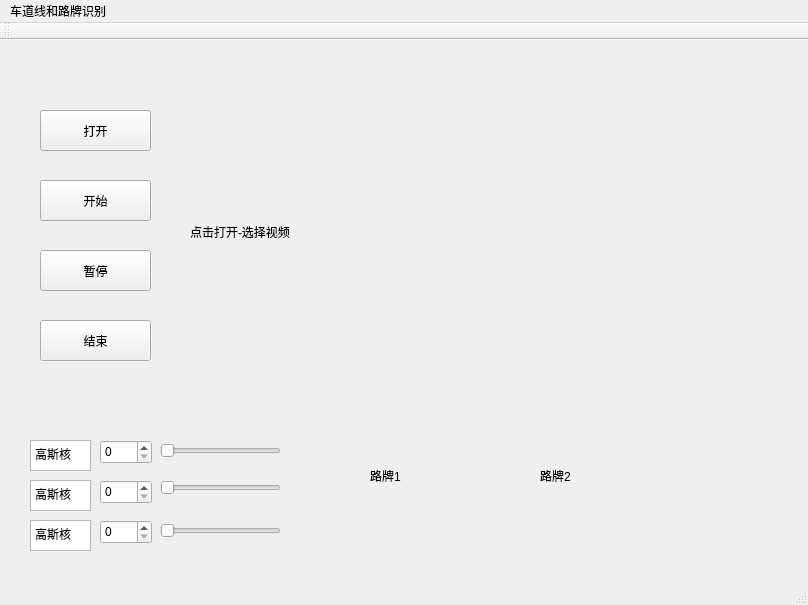
<?xml version="1.0" encoding="UTF-8"?>
<ui version="4.0">
 <class>MainWindow</class>
 <widget class="QMainWindow" name="MainWindow">
  <property name="geometry">
   <rect>
    <x>0</x>
    <y>0</y>
    <width>808</width>
    <height>605</height>
   </rect>
  </property>
  <property name="windowTitle">
   <string>MainWindow</string>
  </property>
  <widget class="QWidget" name="centralWidget">
   <widget class="QLabel" name="label_video">
    <property name="geometry">
     <rect>
      <x>190</x>
      <y>30</y>
      <width>576</width>
      <height>324</height>
     </rect>
    </property>
    <property name="text">
     <string>点击打开-选择视频</string>
    </property>
   </widget>
   <widget class="QPushButton" name="pushButton_start">
    <property name="geometry">
     <rect>
      <x>40</x>
      <y>140</y>
      <width>111</width>
      <height>41</height>
     </rect>
    </property>
    <property name="text">
     <string>开始</string>
    </property>
   </widget>
   <widget class="QPushButton" name="pushButton_open">
    <property name="geometry">
     <rect>
      <x>40</x>
      <y>70</y>
      <width>111</width>
      <height>41</height>
     </rect>
    </property>
    <property name="text">
     <string>打开</string>
    </property>
   </widget>
   <widget class="QPushButton" name="pushButton_pause">
    <property name="geometry">
     <rect>
      <x>40</x>
      <y>210</y>
      <width>111</width>
      <height>41</height>
     </rect>
    </property>
    <property name="text">
     <string>暂停</string>
    </property>
   </widget>
   <widget class="QPushButton" name="pushButton_stop">
    <property name="geometry">
     <rect>
      <x>40</x>
      <y>280</y>
      <width>111</width>
      <height>41</height>
     </rect>
    </property>
    <property name="text">
     <string>结束</string>
    </property>
   </widget>
   <widget class="QSlider" name="horizontalSlider">
    <property name="geometry">
     <rect>
      <x>160</x>
      <y>400</y>
      <width>121</width>
      <height>21</height>
     </rect>
    </property>
    <property name="orientation">
     <enum>Qt::Horizontal</enum>
    </property>
   </widget>
   <widget class="QSlider" name="horizontalSlider_2">
    <property name="geometry">
     <rect>
      <x>160</x>
      <y>440</y>
      <width>121</width>
      <height>16</height>
     </rect>
    </property>
    <property name="orientation">
     <enum>Qt::Horizontal</enum>
    </property>
   </widget>
   <widget class="QSlider" name="horizontalSlider_3">
    <property name="geometry">
     <rect>
      <x>160</x>
      <y>480</y>
      <width>121</width>
      <height>21</height>
     </rect>
    </property>
    <property name="orientation">
     <enum>Qt::Horizontal</enum>
    </property>
   </widget>
   <widget class="QSpinBox" name="spinBox">
    <property name="geometry">
     <rect>
      <x>100</x>
      <y>400</y>
      <width>52</width>
      <height>24</height>
     </rect>
    </property>
   </widget>
   <widget class="QPlainTextEdit" name="plainTextEdit">
    <property name="geometry">
     <rect>
      <x>30</x>
      <y>400</y>
      <width>61</width>
      <height>31</height>
     </rect>
    </property>
    <property name="plainText">
     <string>高斯核</string>
    </property>
   </widget>
   <widget class="QSpinBox" name="spinBox_2">
    <property name="geometry">
     <rect>
      <x>100</x>
      <y>440</y>
      <width>52</width>
      <height>24</height>
     </rect>
    </property>
   </widget>
   <widget class="QPlainTextEdit" name="plainTextEdit_2">
    <property name="geometry">
     <rect>
      <x>30</x>
      <y>440</y>
      <width>61</width>
      <height>31</height>
     </rect>
    </property>
    <property name="plainText">
     <string>高斯核</string>
    </property>
   </widget>
   <widget class="QSpinBox" name="spinBox_3">
    <property name="geometry">
     <rect>
      <x>100</x>
      <y>480</y>
      <width>52</width>
      <height>24</height>
     </rect>
    </property>
   </widget>
   <widget class="QPlainTextEdit" name="plainTextEdit_3">
    <property name="geometry">
     <rect>
      <x>30</x>
      <y>480</y>
      <width>61</width>
      <height>31</height>
     </rect>
    </property>
    <property name="plainText">
     <string>高斯核</string>
    </property>
   </widget>
   <widget class="QLabel" name="label">
    <property name="geometry">
     <rect>
      <x>370</x>
      <y>380</y>
      <width>151</width>
      <height>111</height>
     </rect>
    </property>
    <property name="text">
     <string>路牌1</string>
    </property>
   </widget>
   <widget class="QLabel" name="label_2">
    <property name="geometry">
     <rect>
      <x>540</x>
      <y>380</y>
      <width>151</width>
      <height>111</height>
     </rect>
    </property>
    <property name="text">
     <string>路牌2</string>
    </property>
   </widget>
  </widget>
  <widget class="QMenuBar" name="menuBar">
   <property name="geometry">
    <rect>
     <x>0</x>
     <y>0</y>
     <width>808</width>
     <height>25</height>
    </rect>
   </property>
   <widget class="QMenu" name="menu">
    <property name="title">
     <string>车道线和路牌识别</string>
    </property>
   </widget>
   <addaction name="menu"/>
  </widget>
  <widget class="QToolBar" name="mainToolBar">
   <attribute name="toolBarArea">
    <enum>TopToolBarArea</enum>
   </attribute>
   <attribute name="toolBarBreak">
    <bool>false</bool>
   </attribute>
  </widget>
  <widget class="QStatusBar" name="statusBar"/>
 </widget>
 <layoutdefault spacing="6" margin="11"/>
 <resources/>
 <connections/>
</ui>
